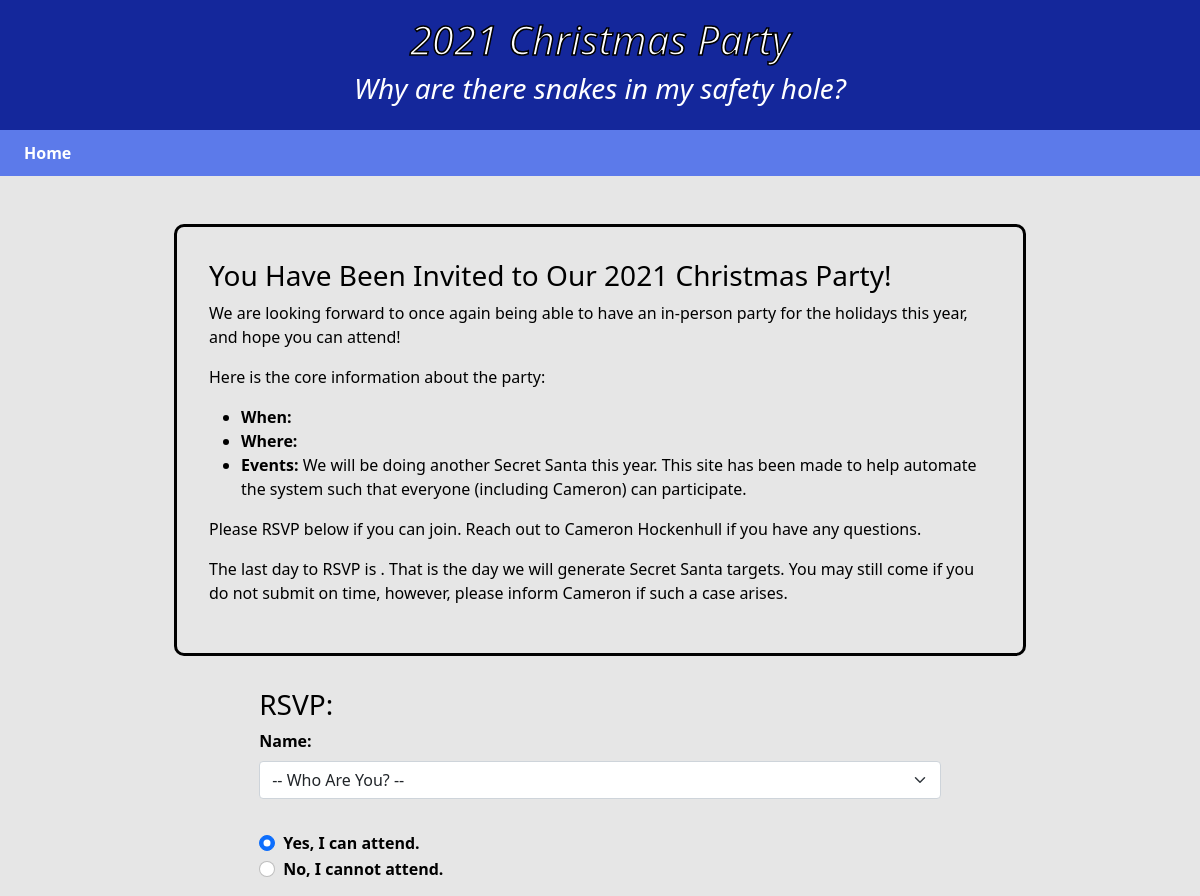
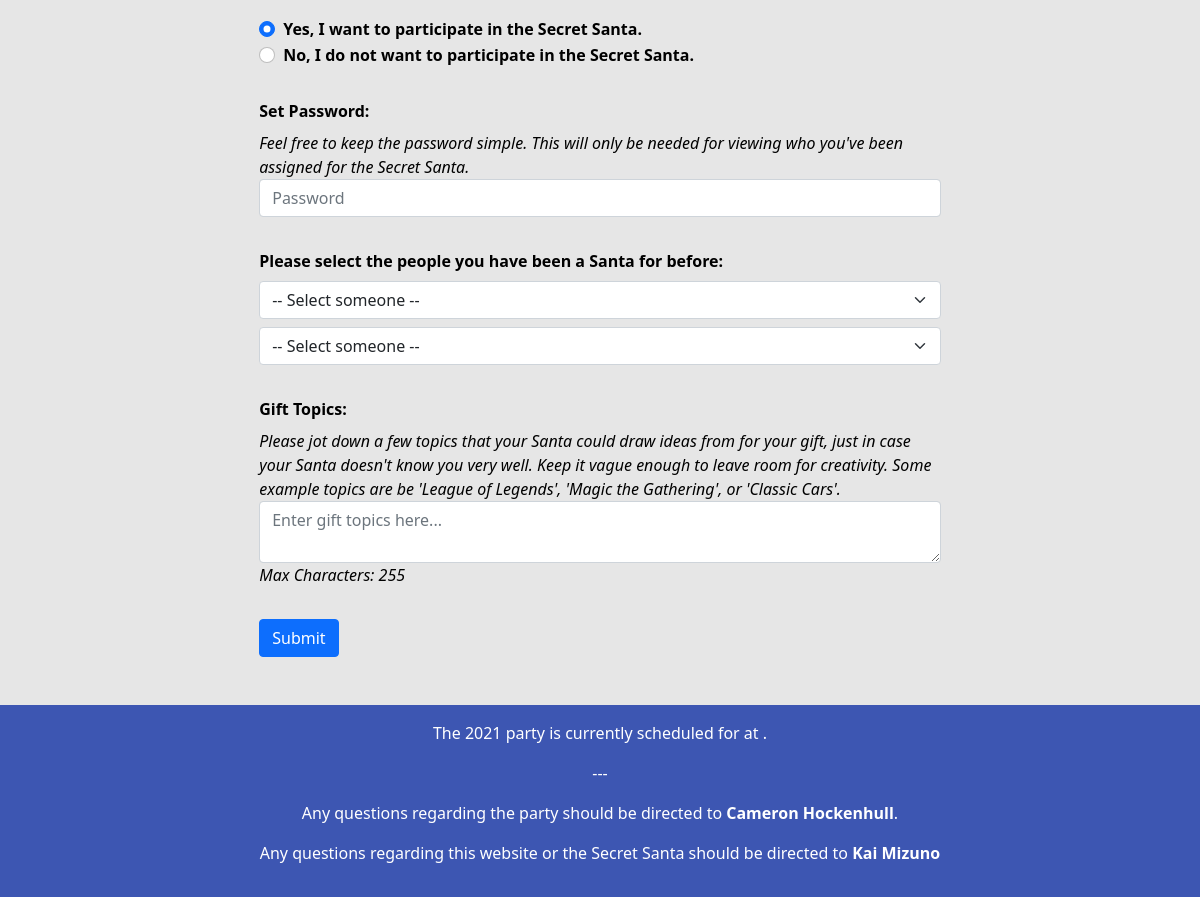
The app's page /rsvp/invite.php, older data (2 pictures, top to bottom).
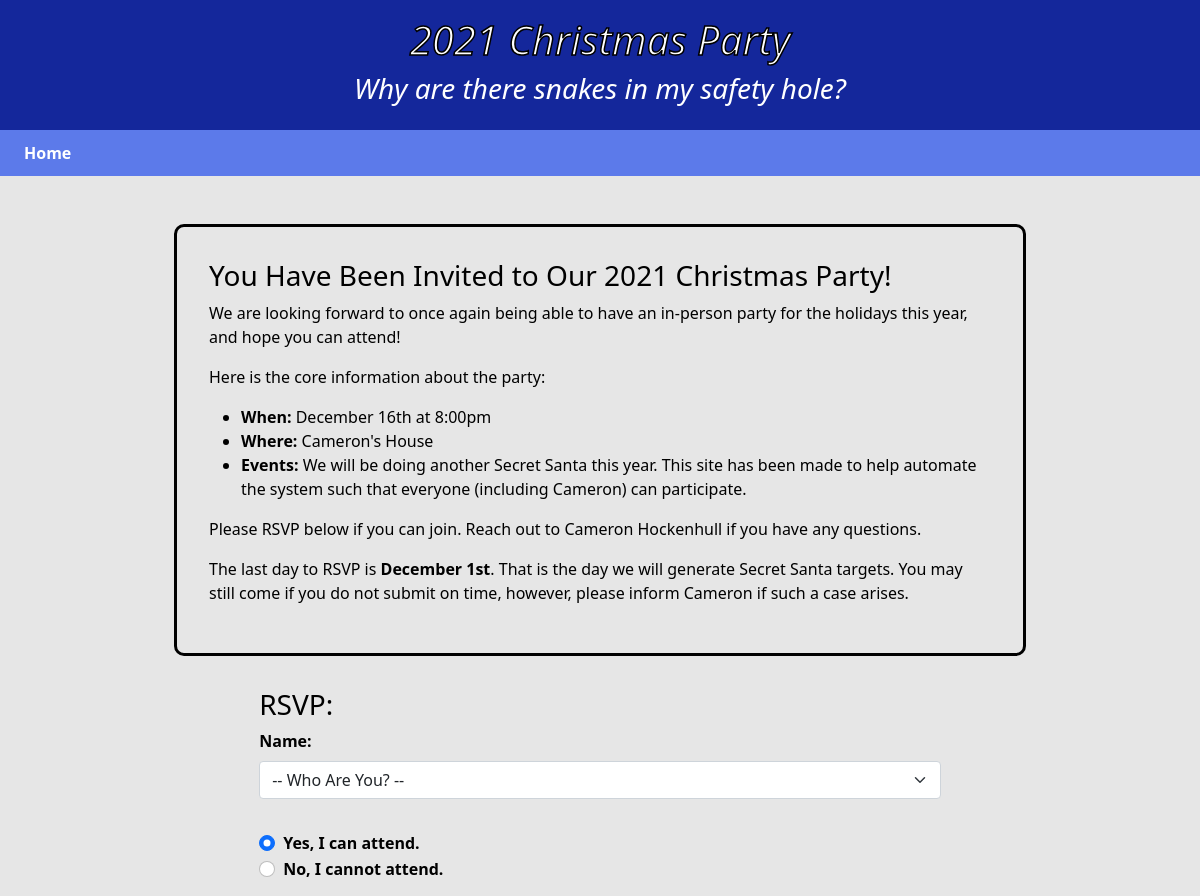
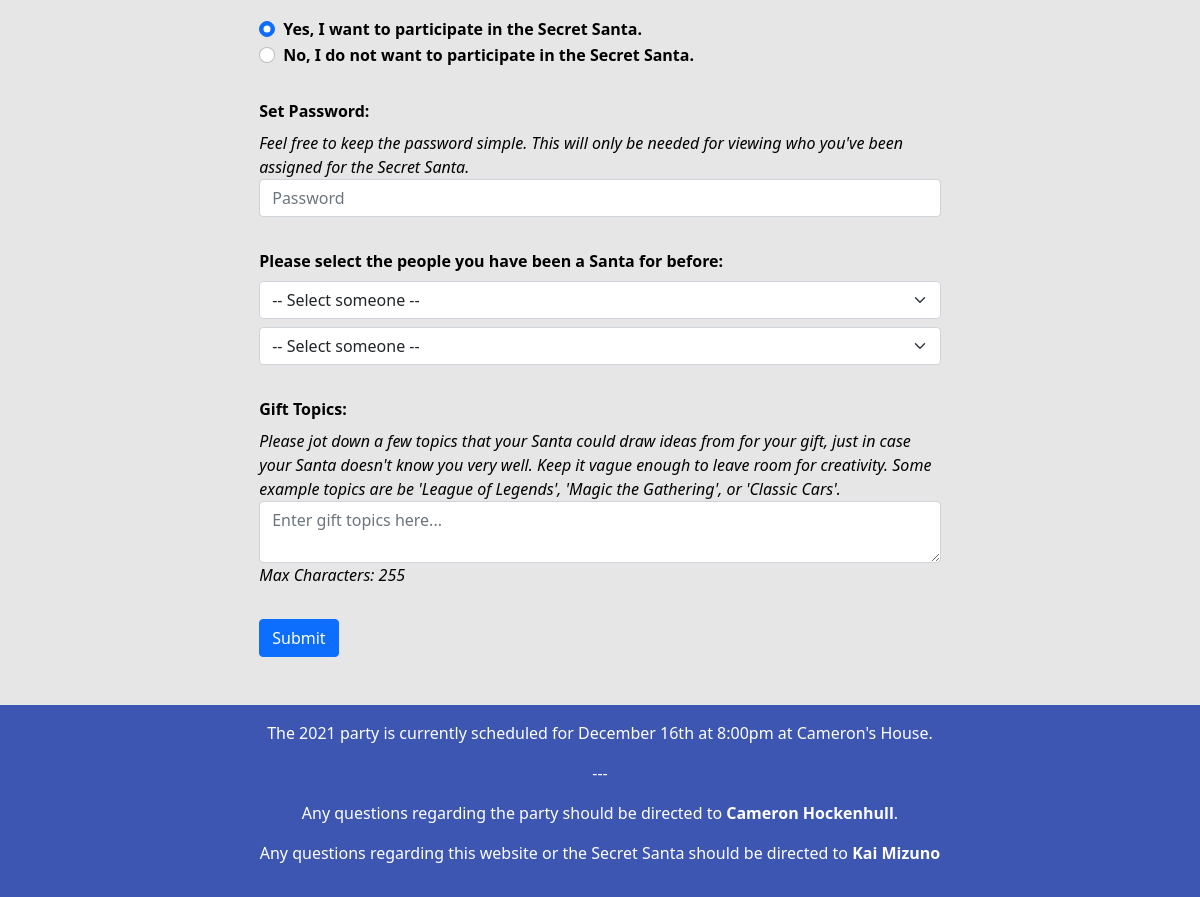
The same page, newer data (2 pictures, top to bottom).
### tables this page shows
CREATE TABLE party (
    year int NOT NULL,
    rsvp_deadline varchar(255),
    party_date varchar(255),
    party_location varchar(255) DEFAULT "Cameron's House",
    targets_assigned TINYINT DEFAULT 0,
    PRIMARY KEY (year)
);

### database/database.php (called while the page is built, shortened)
<?php
function getCurrentParty($conn) {
    $year = date("Y");
    $query = "SELECT * FROM party WHERE year=?";
    $stmt = $conn->prepare($query);
    $stmt->bind_param('i', $year);
    $stmt->execute();
    $result = $stmt->get_result();
    if ($result->num_rows > 0) {
        $row = $result->fetch_assoc();
        return $row;
    }
    else {
        return null;
    }
}
?>

### rsvp/invite.php (the view, shortened to what the changed rows need)
<!DOCTYPE html>
<html lang="en">
<head>
    <link href="https://cdn.jsdelivr.net/npm/bootstrap@5.1.3/dist/css/bootstrap.min.css" rel="stylesheet">
    <link rel="stylesheet" href="../common.css">
    <link rel="stylesheet" href="invite.css">
</head>
<body>
    <?php
        include '../database/database.php';
        $conn = getConnection();
        $partyRow = getCurrentParty($conn);
    ?>
    <?php include '../common_header.php';?>
    <main>
        <div id="inviteSection">
            <ul>
                <li><strong>When: </strong> <?php echo $partyRow['party_date'] ?></li>
                <li><strong>Where: </strong> <?php echo $partyRow['party_location'] ?></li>
                <li><strong>Events: </strong> We will be doing another Secret Santa this year. This site has been made to help automate the system such that everyone (including Cameron) can participate.</li>
            </ul>
            <p>The last day to RSVP is <strong><?php echo $partyRow['rsvp_deadline'] ?></strong>. That is the day we will generate Secret Santa targets. You may still come if you do not submit on time, however, please inform Cameron if such a case arises.</p>
        </div>
    </main>
    <?php include '../common_footer.php';?>
</body>
</html>

### common_footer.php
<footer>
    <p>The <?php echo date("Y") ?> party is currently scheduled for <?php echo $partyRow['party_date'] ?> at <?php echo $partyRow['party_location'] ?>.</p>
    <p>---</p>
    <p>Any questions regarding the party should be directed to <strong>Cameron Hockenhull</strong>.</p>
    <p>Any questions regarding this website or the Secret Santa should be directed to <strong>Kai Mizuno</strong></p>
</footer>

Row changes from the older to the newer data that the page shows:
added party: party_date "December 16th at 8:00pm", party_location "Cameron's House", rsvp_deadline "December 1st"
